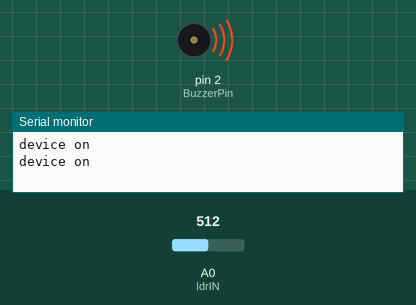
Bench run of a sketch on a simulated Arduino Uno, built with avr-gcc and run on an emulated ATmega328P. On the bench: buzzer (waves = sounding, pin HIGH), the last lines printed to the serial monitor. Inputs (shaded band) come from the test bench; at power-on: A0 (ldrIN) = 512.

Above: at 2.8 s.
2.9 s: A0 (ldrIN) set to 57
6.4 s: A0 (ldrIN) set to 47
At 7.8 s:
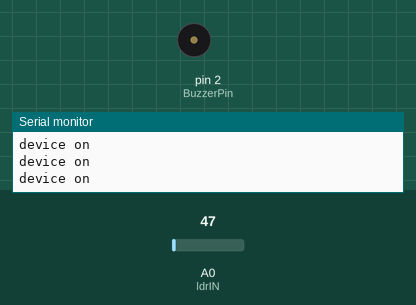
9.9 s: A0 (ldrIN) set to 122
At 10.6 s:
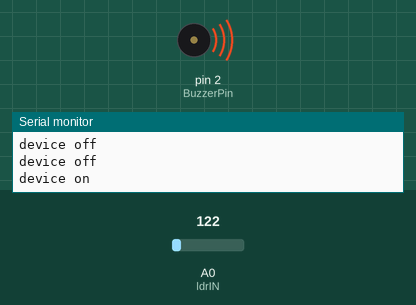
Timing chart, 0 to 21.9 s (numbered marks = the images above; inputs shaded):
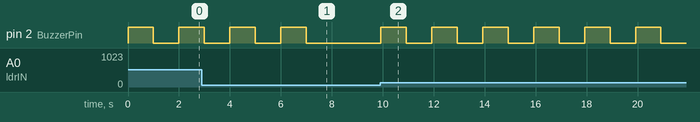

Measured:
- the behaviour switches between 51 and 50 on A0 (ldrIN) (found by bisection; images 0 and 1)
- after the input at 6.4 s, pin 2 (BuzzerPin): goes on until 7.0 s, then stays LOW
- after the input at 9.9 s, pin 2 (BuzzerPin): alternates HIGH for 1.0 s and LOW for 1.0 s, starting at once
- by itself, pin 2 (BuzzerPin): alternates HIGH for 1.0 s and LOW for 1.0 s

The sketch:

ESDI_6.6.ino
```cpp
/****************************************************************************
 * Title  : Light fall on LDR and display value on lcd.                     *
 *          if value < 50,device off serially print and buzzer off          *
 *          if value > 50,device on serially print and buzzer on            *
 * Date   : 03/09/2017                                                      *
 * Author : Harsh Patel                                                     *
 * ID No  : 15it077                                                         *
 * E-mail : 15it077@charusat.edu.in                                         *
 ****************************************************************************/
#define ldrIN A0
#define BuzzerPin 2

float ldrReading;

void setup() {
  pinMode(ldrIN, INPUT);
  pinMode(BuzzerPin, OUTPUT);
  Serial.begin(9600);
}

void loop() {
  ldrReading = analogRead(ldrIN);
  if(ldrReading > 50) {
    Serial.println("device on");
    ringBuzzer();
  } else {
     Serial.println("device off");
  }
}

void ringBuzzer() {
  digitalWrite(BuzzerPin, HIGH);
  delay(1000);
  digitalWrite(BuzzerPin, LOW);
  delay(1000);
}
```
